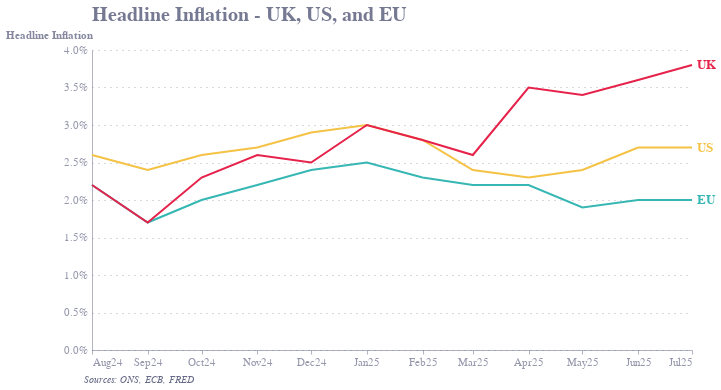

Here is the notebook cell this chart was saved with:
### Code cell
# 2. Find last year for each Type
last_points = infl.loc[infl.groupby('Country')['Date'].idxmax()]

line = alt.Chart(infl).mark_line().encode(
    x=alt.X('Date', axis=alt.Axis(format='%b%y', title=None, labelAngle=0, tickCount={'interval': 'month', 'step': 1})),
    y=alt.Y('Value', title='Headline Inflation', axis=alt.Axis(format=',.1%', titleX=-87, titleY=-10)),
    color='Country'
)

# 4. Add text labels at the end
text = alt.Chart(last_points).mark_text(
    align='left',
    dx=5,
    fontWeight='bold',
    fontSize=13
).encode(
    x=alt.X('Date'),
    y=alt.Y('Value'),
    text='Country',
    color=alt.Color('Country', legend=None)
)

footnote = alt.Chart(pd.DataFrame({'text': [
    "Sources: ONS, ECB, FRED"
]})).mark_text(
    align='left',
    baseline='top',
    fontSize=10,
    fontStyle='italic',
    dy=175,
    x=-15
).encode(
    text='text'
)

# 5. Combine and display
chart = (line + text + footnote).properties(title= 'Headline Inflation - UK, US, and EU', width=600).configure_title(
    fontSize=20  # Increase title font size here
)
chart

### Figure 1 — Vega-Lite specification as saved in the notebook (floating-point values rounded to 4 significant figures)
{"config": {"font": "Circular Std", "text": {"color": "#676A86", "align": "left", "baseline": "middle", "dx": 7, "dy": 0, "fontSize": 11}, "view": {"stroke": null, "continuousWidth": 400, "continuousHeight": 300, "discreteWidth": 400, "discreteHeight": 300}, "range": {"category": ["#36B7B4", "#E6224B", "#F4C245", "#0063AF", "#00A767", "#179FDB", "#EB5C2E"], "diverging": ["#E6224B", "#E54753", "#C9C9C9", "#179FDB", "#122B39"], "heatmap": ["#C9C9C9", "#179FDB", "#0063AF", "#122B39"], "ordinal": ["#00A767", "#36B7B4", "#179FDB", "#0063AF", "#243B5A"]}, "bar": {"color": "#179fdb"}, "line": {"color": "#e6224b"}, "rule": {"color": "#676A86"}, "area": {"opacity": 0.3}, "point": {"filled": true, "size": 80, "color": "#e6224b", "opacity": 0.95}, "geoshape": {"stroke": "white", "strokeWidth": 0.3}, "rect": {"fill": "#d6d4d4", "opacity": 0.3}, "axis": {"labelColor": "#676A86", "labelFontSize": 11, "labelFont": "Circular Std", "labelOpacity": 0.7, "tickColor": "#676A86", "tickOpacity": 0.5, "domainColor": "#676A86", "domainOpacity": 0.5, "gridColor": "#676A86", "gridDash": [2, 2], "gridOpacity": 0.5, "title": null, "titleColor": "#676A86", "titleOpacity": 0.8, "tickSize": 4}, "axisXDiscrete": {"grid": false, "labelAngle": 0, "tickCount": 10, "tickOpacity": 0.5, "title": null}, "axisYDiscrete": {"ticks": false, "labelPadding": 5}, "axisXTemporal": {"grid": false, "ticks": true}, "axisXQuantitative": {"grid": true}, "axisYQuantitative": {"gridColor": "#676A86", "gridDash": [1, 5], "gridOpacity": 0.5, "ticks": false, "labelPadding": 5, "tickCount": 8, "titleAngle": 0, "titleAlign": "left", "titleBaseline": "bottom", "titleX": 0, "titleY": -5}, "title": {"color": "#676A86E6", "subtitleColor": "#676A86", "font": "Circular Std", "subtitleFont": "Circular Std", "anchor": "start", "fontSize": 20, "subtitleFontSize": 12, "subtitlePadding": 4, "offset": 0, "frame": "group"}, "legend": {"titleColor": "#122b39", "title": null, "labelColor": "#122b39", "labelFontSize": 11}}, "layer": [{"data": {"name": "data-96123855fe988022cc7b91bf10063216"}, "mark": {"type": "line"}, "encoding": {"color": {"field": "Country", "type": "nominal"}, "x": {"axis": {"format": "%b%y", "labelAngle": 0, "tickCount": {"interval": "month", "step": 1}, "title": null}, "field": "Date", "type": "temporal"}, "y": {"axis": {"format": ",.1%", "titleX": -87, "titleY": -10}, "field": "Value", "title": "Headline Inflation", "type": "quantitative"}}}, {"data": {"name": "data-81cd44f591c16f6e33a3ecac21e481bf"}, "mark": {"type": "text", "align": "left", "dx": 5, "fontSize": 13, "fontWeight": "bold"}, "encoding": {"color": {"field": "Country", "legend": null, "type": "nominal"}, "text": {"field": "Country", "type": "nominal"}, "x": {"field": "Date", "type": "temporal"}, "y": {"field": "Value", "type": "quantitative"}}}, {"data": {"name": "data-6335fd49d7e16657638331fe3882e144"}, "mark": {"type": "text", "align": "left", "baseline": "top", "dy": 175, "fontSize": 10, "fontStyle": "italic", "x": -15}, "encoding": {"text": {"field": "text", "type": "nominal"}}}], "title": "Headline Inflation - UK, US, and EU", "width": 600, "$schema": "https://vega.github.io/schema/vega-lite/v5.20.1.json", "datasets": {"data-96123855fe988022cc7b91bf10063216": [{"Date": "2024-08-01T00:00:00", "Country": "US", "Value": 0.026}, {"Date": "2024-09-01T00:00:00", "Country": "US", "Value": 0.024}, {"Date": "2024-10-01T00:00:00", "Country": "US", "Value": 0.026}, {"Date": "2024-11-01T00:00:00", "Country": "US", "Value": 0.027}, {"Date": "2024-12-01T00:00:00", "Country": "US", "Value": 0.029}, {"Date": "2025-01-01T00:00:00", "Country": "US", "Value": 0.03}, {"Date": "2025-02-01T00:00:00", "Country": "US", "Value": 0.028}, {"Date": "2025-03-01T00:00:00", "Country": "US", "Value": 0.024}, {"Date": "2025-04-01T00:00:00", "Country": "US", "Value": 0.023}, {"Date": "2025-05-01T00:00:00", "Country": "US", "Value": 0.024}, {"Date": "2025-06-01T00:00:00", "Country": "US", "Value": 0.027}, {"Date": "2025-07-01T00:00:00", "Country": "US", "Value": 0.027}, {"Date": "2024-08-01T00:00:00", "Country": "EU", "Value": 0.022}, {"Date": "2024-09-01T00:00:00", "Country": "EU", "Value": 0.017}, {"Date": "2024-10-01T00:00:00", "Country": "EU", "Value": 0.02}, {"Date": "2024-11-01T00:00:00", "Country": "EU", "Value": 0.022}, {"Date": "2024-12-01T00:00:00", "Country": "EU", "Value": 0.024}, {"Date": "2025-01-01T00:00:00", "Country": "EU", "Value": 0.025}, {"Date": "2025-02-01T00:00:00", "Country": "EU", "Value": 0.023}, {"Date": "2025-03-01T00:00:00", "Country": "EU", "Value": 0.022}, {"Date": "2025-04-01T00:00:00", "Country": "EU", "Value": 0.022}, {"Date": "2025-05-01T00:00:00", "Country": "EU", "Value": 0.019}, {"Date": "2025-06-01T00:00:00", "Country": "EU", "Value": 0.02}, {"Date": "2025-07-01T00:00:00", "Country": "EU", "Value": 0.02}, {"Date": "2024-08-01T00:00:00", "Country": "UK", "Value": 0.022}, {"Date": "2024-09-01T00:00:00", "Country": "UK", "Value": 0.017}, {"Date": "2024-10-01T00:00:00", "Country": "UK", "Value": 0.023}, {"Date": "2024-11-01T00:00:00", "Country": "UK", "Value": 0.026}, {"Date": "2024-12-01T00:00:00", "Country": "UK", "Value": 0.025}, {"Date": "2025-01-01T00:00:00", "Country": "UK", "Value": 0.03}, {"Date": "2025-02-01T00:00:00", "Country": "UK", "Value": 0.028}, {"Date": "2025-03-01T00:00:00", "Country": "UK", "Value": 0.026}, {"Date": "2025-04-01T00:00:00", "Country": "UK", "Value": 0.035}, {"Date": "2025-05-01T00:00:00", "Country": "UK", "Value": 0.034}, {"Date": "2025-06-01T00:00:00", "Country": "UK", "Value": 0.036}, {"Date": "2025-07-01T00:00:00", "Country": "UK", "Value": 0.038}], "data-81cd44f591c16f6e33a3ecac21e481bf": [{"Date": "2025-07-01T00:00:00", "Country": "EU", "Value": 0.02}, {"Date": "2025-07-01T00:00:00", "Country": "UK", "Value": 0.038}, {"Date": "2025-07-01T00:00:00", "Country": "US", "Value": 0.027}], "data-6335fd49d7e16657638331fe3882e144": [{"text": "Sources: ONS, ECB, FRED"}]}}
